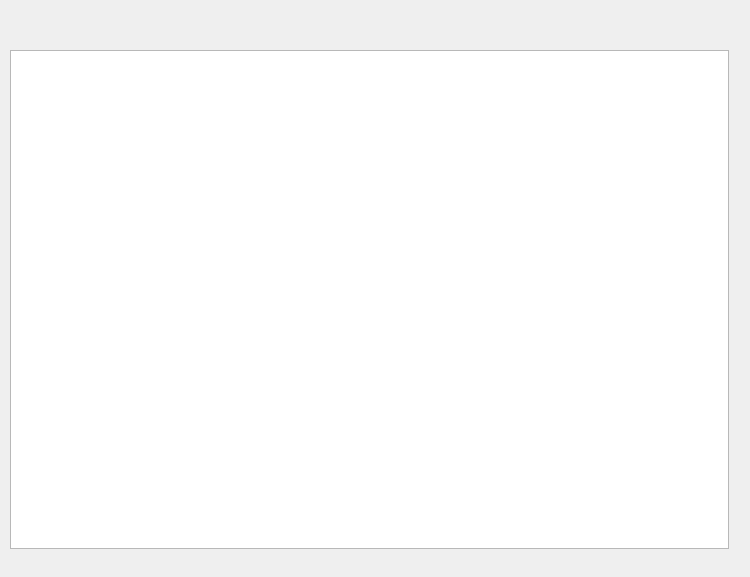
<?xml version="1.0" encoding="UTF-8"?>
<ui version="4.0">
 <class>MainWindow</class>
 <widget class="QMainWindow" name="MainWindow">
  <property name="geometry">
   <rect>
    <x>0</x>
    <y>0</y>
    <width>750</width>
    <height>577</height>
   </rect>
  </property>
  <property name="windowTitle">
   <string>Главное окно</string>
  </property>
  <widget class="QWidget" name="centralwidget">
   <widget class="QTableWidget" name="table">
    <property name="geometry">
     <rect>
      <x>10</x>
      <y>50</y>
      <width>719</width>
      <height>499</height>
     </rect>
    </property>
    <property name="minimumSize">
     <size>
      <width>658</width>
      <height>472</height>
     </size>
    </property>
   </widget>
  </widget>
 </widget>
 <resources/>
 <connections/>
 <buttongroups>
  <buttongroup name="maingroup"/>
 </buttongroups>
</ui>
